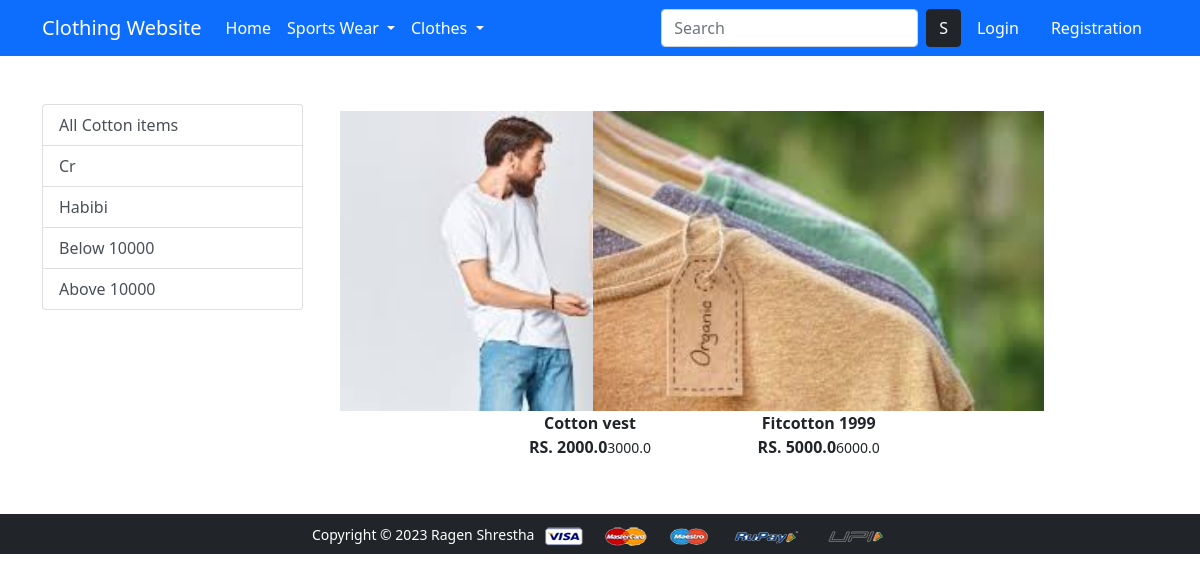
Page /cotton/ on the committed database.
### app/models.py (models this page shows, shortened)
class Product(models.Model):
    title = models.CharField(max_length=100)
    selling_price = models.FloatField()
    discounted_price = models.FloatField()
    description = models.TextField()
    brand = models.CharField(max_length=100)
    category = models.CharField(choices=CATEGORY_CHOICES, max_length=2)
    product_image = models.ImageField(upload_to='productimg')

### app/views.py (the view)
# urls.py: path('cotton/', views.cotton, name='cotton'),
def cotton(request , data=None):
    if data==None:
        cottons = Product.objects.filter(category='C')
    elif data =='Cr' or data=='Habibi':
        cottons=Product.objects.filter(category='C').filter(brand=data)
    elif data== 'below':
        cottons=Product.objects.filter(category='C').filter(discounted_price__lt=10000)
    elif data== 'above':
        cottons=Product.objects.filter(category='C').filter(discounted_price__gt=10000)
    return render(request, 'app/cotton.html', {'cottons':cottons})

### app/templates/app/cotton.html (shortened to what this page needs)
{% extends 'app/base.html' %}
{% load static %}
{% block main-content %}
<div class="container my-5">
 <div class="row">
  <div class="col-sm-3">
      <div class="list-group">
        <a href="{% url 'cotton' %}" class="list-group-item list-group-item-action" aria-current="true">All Cotton items</a>
        <a href="{% url 'cottondata' 'Cr' %}" class="list-group-item list-group-item-action" aria-current="true">Cr</a>
        <a href="{% url 'cottondata' 'Habibi' %}" class="list-group-item list-group-item-action" aria-current="true">Habibi</a>
        <a href="{% url 'cottondata' 'below' %}" class="list-group-item list-group-item-action" aria-current="true">Below 10000</a>
        <a href="{% url 'cottondata' 'above' %}" class="list-group-item list-group-item-action" aria-current="true">Above 10000</a>
      </div>
    </div>
    <div class="col-sm-8">
        <div class="row">
            {% for product in cottons %}
            <div class="col-sm-4" text-center mb-4>
          <a href="{% url 'product-detail' product.id %}" class="btn">
              <div class="item">
                  <img src="{{product.product_image.url}}" alt="" height="300" class="">
                  <div class="fw-bold">{{product.title}}</div>
                  <div class="fw-bold">RS. {{product.discounted_price}}<small class="fw-light text-decoration-line-throgh">{{product.selling_price}}</small></div>
                </div>
            </a>
        </div>
      {% endfor %}
    </div>
  </div>
 </div>
</div>
{% endblock main-content %}

### rows in the picture
Product: product_image (picture), title "Cotton vest", discounted_price "2000.0", selling_price "3000.0"
Product: product_image (picture), title "Fitcotton 1999", discounted_price "5000.0", selling_price "6000.0"
